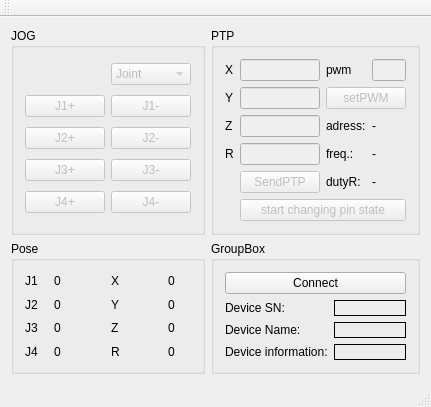
<?xml version="1.0" encoding="UTF-8"?>
<ui version="4.0">
 <class>MainWindow</class>
 <widget class="QMainWindow" name="MainWindow">
  <property name="geometry">
   <rect>
    <x>0</x>
    <y>0</y>
    <width>410</width>
    <height>392</height>
   </rect>
  </property>
  <property name="windowTitle">
   <string>MainWindow</string>
  </property>
  <widget class="QWidget" name="centralWidget">
   <layout class="QGridLayout" name="gridLayout_4">
    <item row="0" column="1" colspan="2">
     <widget class="QGroupBox" name="groupBox_3">
      <property name="title">
       <string>PTP</string>
      </property>
      <layout class="QGridLayout" name="gridLayout_2">
       <item row="2" column="3">
        <widget class="QLabel" name="pwmAdressLbl">
         <property name="text">
          <string>-</string>
         </property>
        </widget>
       </item>
       <item row="1" column="1">
        <widget class="QLineEdit" name="yPTPEdit">
         <property name="enabled">
          <bool>false</bool>
         </property>
        </widget>
       </item>
       <item row="1" column="0">
        <widget class="QLabel" name="label_18">
         <property name="text">
          <string>Y</string>
         </property>
        </widget>
       </item>
       <item row="0" column="0">
        <widget class="QLabel" name="label_17">
         <property name="text">
          <string>X</string>
         </property>
        </widget>
       </item>
       <item row="0" column="1">
        <widget class="QLineEdit" name="xPTPEdit">
         <property name="enabled">
          <bool>false</bool>
         </property>
        </widget>
       </item>
       <item row="2" column="0">
        <widget class="QLabel" name="label_19">
         <property name="text">
          <string>Z</string>
         </property>
        </widget>
       </item>
       <item row="3" column="0">
        <widget class="QLabel" name="label_20">
         <property name="text">
          <string>R</string>
         </property>
        </widget>
       </item>
       <item row="4" column="1">
        <widget class="QPushButton" name="sendBtn">
         <property name="enabled">
          <bool>false</bool>
         </property>
         <property name="text">
          <string>SendPTP</string>
         </property>
        </widget>
       </item>
       <item row="3" column="1">
        <widget class="QLineEdit" name="rPTPEdit">
         <property name="enabled">
          <bool>false</bool>
         </property>
        </widget>
       </item>
       <item row="2" column="1">
        <widget class="QLineEdit" name="zPTPEdit">
         <property name="enabled">
          <bool>false</bool>
         </property>
        </widget>
       </item>
       <item row="0" column="2">
        <widget class="QLabel" name="label_12">
         <property name="text">
          <string>pwm</string>
         </property>
        </widget>
       </item>
       <item row="0" column="3">
        <widget class="QLineEdit" name="pwmLineEdit">
         <property name="enabled">
          <bool>false</bool>
         </property>
        </widget>
       </item>
       <item row="1" column="2" colspan="2">
        <widget class="QPushButton" name="pwmBtn">
         <property name="enabled">
          <bool>false</bool>
         </property>
         <property name="text">
          <string>setPWM</string>
         </property>
        </widget>
       </item>
       <item row="2" column="2">
        <widget class="QLabel" name="label_13">
         <property name="text">
          <string>adress:</string>
         </property>
        </widget>
       </item>
       <item row="3" column="2">
        <widget class="QLabel" name="label_14">
         <property name="text">
          <string>freq.:</string>
         </property>
        </widget>
       </item>
       <item row="3" column="3">
        <widget class="QLabel" name="pwmFrequencyLbl">
         <property name="text">
          <string>-</string>
         </property>
        </widget>
       </item>
       <item row="4" column="3">
        <widget class="QLabel" name="pwmDutyCycleLbl">
         <property name="text">
          <string>-</string>
         </property>
        </widget>
       </item>
       <item row="4" column="2">
        <widget class="QLabel" name="label_15">
         <property name="text">
          <string>dutyR:</string>
         </property>
        </widget>
       </item>
       <item row="5" column="1" colspan="3">
        <widget class="QPushButton" name="pinStateBtn">
         <property name="enabled">
          <bool>false</bool>
         </property>
         <property name="text">
          <string>start changing pin state</string>
         </property>
        </widget>
       </item>
      </layout>
     </widget>
    </item>
    <item row="0" column="0">
     <widget class="QGroupBox" name="groupBox">
      <property name="title">
       <string>JOG</string>
      </property>
      <layout class="QGridLayout" name="gridLayout">
       <item row="1" column="0">
        <widget class="QPushButton" name="baseAngleAddBtn">
         <property name="enabled">
          <bool>false</bool>
         </property>
         <property name="text">
          <string>J1+</string>
         </property>
        </widget>
       </item>
       <item row="2" column="1">
        <widget class="QPushButton" name="longArmSubBtn">
         <property name="enabled">
          <bool>false</bool>
         </property>
         <property name="text">
          <string>J2-</string>
         </property>
        </widget>
       </item>
       <item row="3" column="0">
        <widget class="QPushButton" name="shortArmAddBtn">
         <property name="enabled">
          <bool>false</bool>
         </property>
         <property name="text">
          <string>J3+</string>
         </property>
        </widget>
       </item>
       <item row="2" column="0">
        <widget class="QPushButton" name="longArmAddBtn">
         <property name="enabled">
          <bool>false</bool>
         </property>
         <property name="text">
          <string>J2+</string>
         </property>
        </widget>
       </item>
       <item row="1" column="1">
        <widget class="QPushButton" name="baseAngleSubBtn">
         <property name="enabled">
          <bool>false</bool>
         </property>
         <property name="text">
          <string>J1-</string>
         </property>
        </widget>
       </item>
       <item row="3" column="1">
        <widget class="QPushButton" name="shortArmSubBtn">
         <property name="enabled">
          <bool>false</bool>
         </property>
         <property name="text">
          <string>J3-</string>
         </property>
        </widget>
       </item>
       <item row="4" column="0">
        <widget class="QPushButton" name="rHeadAddBtn">
         <property name="enabled">
          <bool>false</bool>
         </property>
         <property name="text">
          <string>J4+</string>
         </property>
        </widget>
       </item>
       <item row="4" column="1">
        <widget class="QPushButton" name="rHeadSubBtn">
         <property name="enabled">
          <bool>false</bool>
         </property>
         <property name="text">
          <string>J4-</string>
         </property>
        </widget>
       </item>
       <item row="0" column="1">
        <widget class="QComboBox" name="teachMode">
         <property name="enabled">
          <bool>false</bool>
         </property>
         <item>
          <property name="text">
           <string>Joint</string>
          </property>
         </item>
         <item>
          <property name="text">
           <string>Axis</string>
          </property>
         </item>
        </widget>
       </item>
      </layout>
     </widget>
    </item>
    <item row="1" column="0">
     <widget class="QGroupBox" name="groupBox_2">
      <property name="title">
       <string>Pose</string>
      </property>
      <layout class="QGridLayout" name="gridLayout_5">
       <item row="0" column="1" colspan="2">
        <widget class="QLabel" name="joint1Label">
         <property name="enabled">
          <bool>true</bool>
         </property>
         <property name="text">
          <string>0</string>
         </property>
        </widget>
       </item>
       <item row="0" column="0">
        <widget class="QLabel" name="label">
         <property name="text">
          <string>J1</string>
         </property>
        </widget>
       </item>
       <item row="3" column="1">
        <widget class="QLabel" name="joint4Label">
         <property name="text">
          <string>0</string>
         </property>
        </widget>
       </item>
       <item row="3" column="5">
        <widget class="QLabel" name="rLabel">
         <property name="text">
          <string>0</string>
         </property>
        </widget>
       </item>
       <item row="2" column="5">
        <widget class="QLabel" name="zLabel">
         <property name="text">
          <string>0</string>
         </property>
        </widget>
       </item>
       <item row="1" column="0">
        <widget class="QLabel" name="label_3">
         <property name="text">
          <string>J2</string>
         </property>
        </widget>
       </item>
       <item row="1" column="3" colspan="2">
        <widget class="QLabel" name="label_6">
         <property name="text">
          <string>Y</string>
         </property>
        </widget>
       </item>
       <item row="2" column="1">
        <widget class="QLabel" name="joint3Label">
         <property name="text">
          <string>0</string>
         </property>
        </widget>
       </item>
       <item row="1" column="1" colspan="2">
        <widget class="QLabel" name="joint2Label">
         <property name="text">
          <string>0</string>
         </property>
        </widget>
       </item>
       <item row="1" column="5">
        <widget class="QLabel" name="yLabel">
         <property name="text">
          <string>0</string>
         </property>
        </widget>
       </item>
       <item row="3" column="0">
        <widget class="QLabel" name="label_5">
         <property name="text">
          <string>J4</string>
         </property>
        </widget>
       </item>
       <item row="0" column="5">
        <widget class="QLabel" name="xLabel">
         <property name="enabled">
          <bool>true</bool>
         </property>
         <property name="text">
          <string>0</string>
         </property>
        </widget>
       </item>
       <item row="2" column="0">
        <widget class="QLabel" name="label_4">
         <property name="text">
          <string>J3</string>
         </property>
        </widget>
       </item>
       <item row="0" column="3" colspan="2">
        <widget class="QLabel" name="label_2">
         <property name="text">
          <string>X</string>
         </property>
        </widget>
       </item>
       <item row="2" column="3">
        <widget class="QLabel" name="label_7">
         <property name="text">
          <string>Z</string>
         </property>
        </widget>
       </item>
       <item row="3" column="3">
        <widget class="QLabel" name="label_8">
         <property name="text">
          <string>R</string>
         </property>
        </widget>
       </item>
      </layout>
     </widget>
    </item>
    <item row="1" column="1" colspan="2">
     <widget class="QGroupBox" name="groupBox_4">
      <property name="title">
       <string>GroupBox</string>
      </property>
      <layout class="QGridLayout" name="gridLayout_3">
       <item row="0" column="0" colspan="2">
        <widget class="QPushButton" name="connectBtn">
         <property name="text">
          <string>Connect</string>
         </property>
        </widget>
       </item>
       <item row="1" column="0">
        <widget class="QLabel" name="label_9">
         <property name="text">
          <string>Device SN:</string>
         </property>
        </widget>
       </item>
       <item row="1" column="1">
        <widget class="QLabel" name="deviceSNLabel">
         <property name="frameShape">
          <enum>QFrame::Panel</enum>
         </property>
         <property name="text">
          <string/>
         </property>
        </widget>
       </item>
       <item row="2" column="0">
        <widget class="QLabel" name="label_10">
         <property name="text">
          <string>Device Name:</string>
         </property>
        </widget>
       </item>
       <item row="2" column="1">
        <widget class="QLabel" name="DeviceNameLabel">
         <property name="frameShape">
          <enum>QFrame::Panel</enum>
         </property>
         <property name="text">
          <string/>
         </property>
         <property name="textFormat">
          <enum>Qt::AutoText</enum>
         </property>
        </widget>
       </item>
       <item row="3" column="0">
        <widget class="QLabel" name="label_11">
         <property name="text">
          <string>Device information:</string>
         </property>
        </widget>
       </item>
       <item row="3" column="1">
        <widget class="QLabel" name="DeviceInfoLabel">
         <property name="frameShape">
          <enum>QFrame::Panel</enum>
         </property>
         <property name="frameShadow">
          <enum>QFrame::Plain</enum>
         </property>
         <property name="text">
          <string/>
         </property>
        </widget>
       </item>
      </layout>
     </widget>
    </item>
   </layout>
  </widget>
  <widget class="QMenuBar" name="menuBar">
   <property name="geometry">
    <rect>
     <x>0</x>
     <y>0</y>
     <width>410</width>
     <height>21</height>
    </rect>
   </property>
  </widget>
  <widget class="QToolBar" name="mainToolBar">
   <attribute name="toolBarArea">
    <enum>TopToolBarArea</enum>
   </attribute>
   <attribute name="toolBarBreak">
    <bool>false</bool>
   </attribute>
  </widget>
  <widget class="QStatusBar" name="statusBar"/>
 </widget>
 <layoutdefault spacing="6" margin="11"/>
 <resources/>
 <connections/>
</ui>
